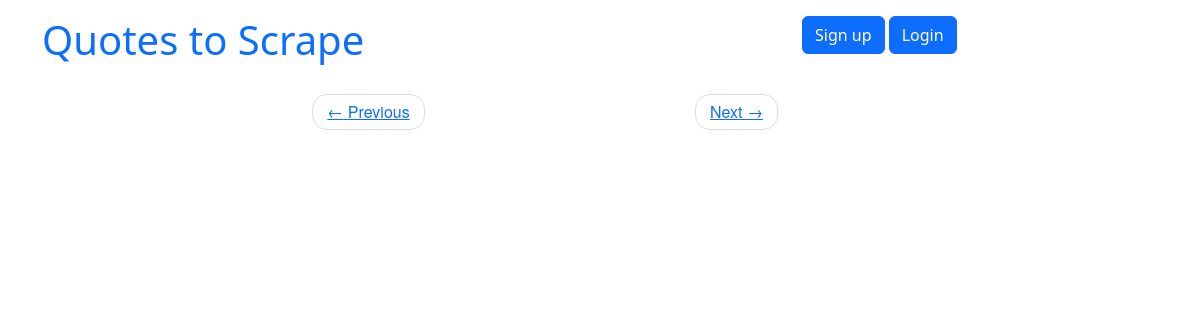
Page /52 on the earlier database version.
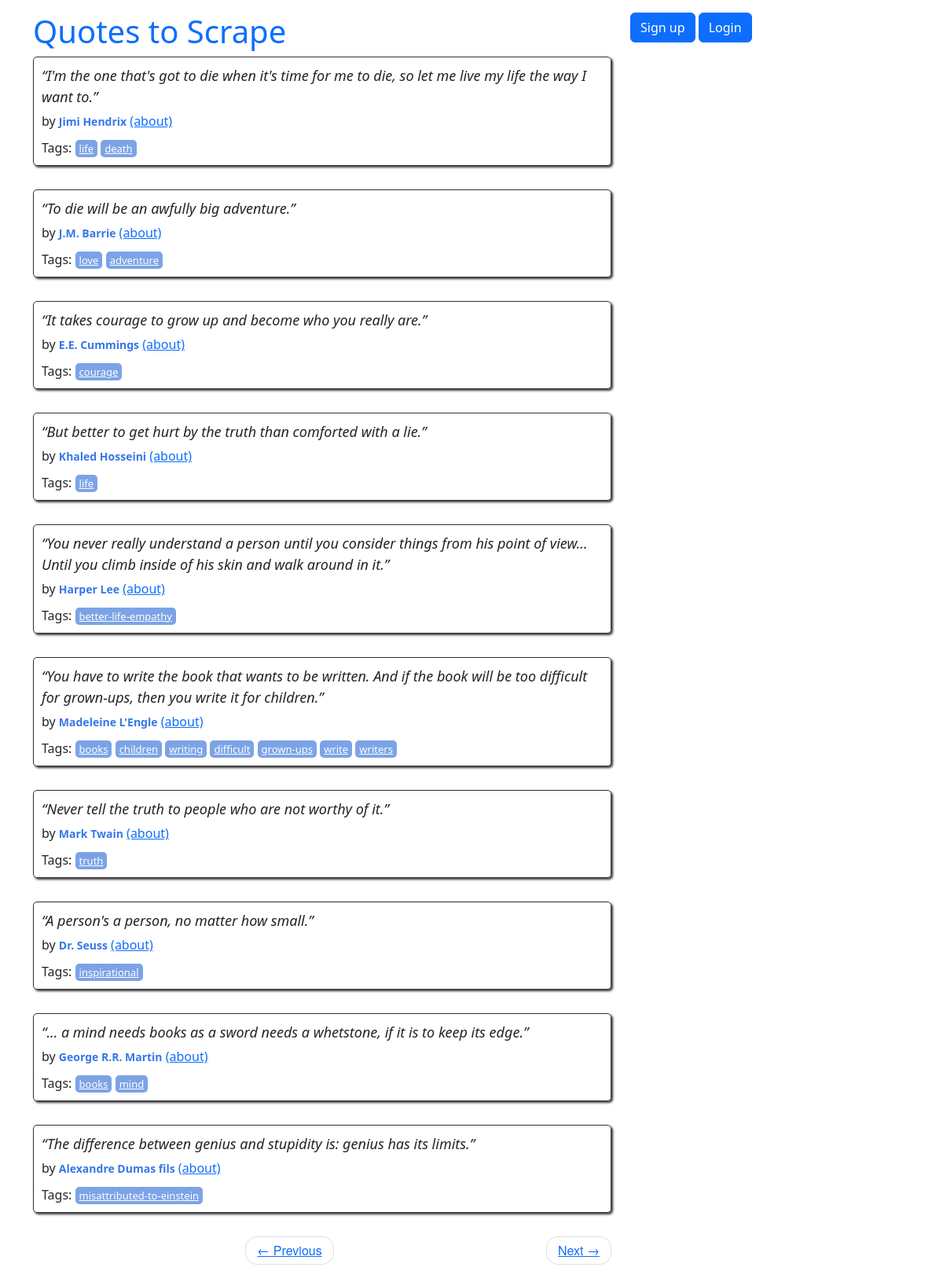
Same page on the later database version.
### quotes/models.py (models this page shows, shortened)
class Quote(models.Model):
    quote = models.TextField()
    tags = models.ManyToManyField(Tag)
    author = models.ForeignKey(Author, on_delete=models.CASCADE, default=None, null=True)
    created_at = models.DateTimeField(auto_now_add=True)

class Author(models.Model):
    fullname = models.CharField(max_length=50)
    born_date = models.CharField(max_length=50)
    born_location = models.CharField(max_length=150)
    description = models.TextField()
    created_at = models.DateTimeField(auto_now_add=True)

class Tag(models.Model):
    name = models.CharField(max_length=30, null=False, unique=True)

### quotes/views.py (the view)
# urls.py: path('', views.main, name='root'),
def main(request, page=1):
    quotes = Quote.objects.order_by('id')
    per_page = 10
    paginator = Paginator(quotes, per_page)
    try:
        quotes_on_page = paginator.page(page)
    except EmptyPage:
        quotes_on_page = paginator.page(paginator.num_pages)
    return render(request, 'quotes/index.html', context={'quotes': quotes_on_page})

### quotes/templates/quotes/index.html
{% extends 'quotes/base.html' %}
{% load extract %}
{% block content %}
<div class="row">
    <div class="col-md-8">
        {% for quote in quotes %}
        <div class="quote" itemscope="">
            <span class="text" itemprop="text">{{quote.quote}}</span>
            <span>by <small class="author" itemprop="author">{{quote.author.fullname}}</small>
            <a href="/author/{{quote.author.id}}">(about)</a>
            </span>
            <div class="tags">
                Tags:
                {% for tag in quote.tags.all %}
                <a class="tag" href="/tag/{{tag.name}}">{{tag.name}}</a>
                {% endfor %}
            </div>
        </div>
        {% endfor %}
        <nav>
            <ul class="pager">
                <li class="previous">
                    <a class="{% if not quotes.has_previous %} disabled {% endif %}"
                       href="{% if quotes.has_previous %} {% url 'quotes:root_paginate' quotes.previous_page_number %} {% else %} # {% endif %}">
                        <span aria-hidden="true">←</span> Previous
                    </a>
                </li>
                <li class="next">
                    <a class="{% if not quotes.has_next %} disabled {% endif %}"
                       href="{% if quotes.has_next %} {% url 'quotes:root_paginate' quotes.next_page_number %} {% else %} # {% endif %}">
                        Next <span aria-hidden="true">→</span></a>
                </li>
            </ul>
        </nav>
    </div>
</div>
{% endblock %}

### quotes/templates/quotes/base.html (shortened to what this page needs)
<!doctype html>
<html lang="en">
<head>
    <link href="https://cdn.jsdelivr.net/npm/bootstrap@5.3.2/dist/css/bootstrap.min.css" rel="stylesheet"
>
    {% load static %}
    <link rel="stylesheet" href="{% static 'quotes/main_style.css'%}">
</head>
<body>
    <div class="container">
        <div class="row header-box pt-3">
            <div class="col-md-8">
                <h1>
                    <a href="/" style="text-decoration: none">Quotes to Scrape</a>
                </h1>
            </div>
            <div class="col-md-4">
                <p>
                    {% if user.is_authenticated %}
                    <a href="{% url 'users:logout'%}" class="btn btn-primary">Logout</a>
                    {% else %}
                    <a href="{% url 'users:signup'%}" class="btn btn-primary">Sign up</a>
                    <a href="{% url 'users:signin'%}" class="btn btn-primary">Login</a>
                    {% endif %}
                </p>
            </div>
        </div>
    {% block content %} {% endblock %}
    </div>
</body>
</html>

### quotes/static/quotes/main_style.css (style rules this page uses)
.quote { padding: 10px; margin-bottom: 30px; border: 1px solid #333333; border-radius: 5px; box-shadow: 2px 2px 3px #333333; }
.quote span.text { display: block; margin-bottom: 5px; font-size: large; font-style: italic; }
.quote small.author { font-weight: bold; color: #3677E8; }
.quote .tags { margin-top: 10px; }
.tag { padding: 2px 5px; border-radius: 5px; color: white; font-size: small; background-color: #7CA3E6; }
.pager { font-family: "Raleway","Helvetica Neue",Helvetica,Arial,sans-serif; }
.pager li { display: inline; }
.pager { padding-left: 0; margin: 22px 0; list-style: none; text-align: center; }
.pager .next>a, .pager .next>span { float: right; }
.pager li>a, .pager li>span { display: inline-block; padding: 5px 14px; background-color: #ffffff; border: 1px solid #dddddd; border-radius: 15px; }

Differences in the rows shown:
added Quote: quote "“I'm the one that's got to die when it's time for me to die, so let me live my life the way I want to.”", author.fullname "Jimi Hendrix"
added Tag: name "life"
added Tag: name "death", shown under "Jimi Hendrix"
added Quote: quote "“To die will be an awfully big adventure.”", author.fullname "J.M. Barrie"
added Tag: name "love", shown under "“To die will be an awfully big adventure.”"
added Tag: name "adventure", shown under "“To die will be an awfully big adventure.”"
added Quote: quote "“It takes courage to grow up and become who you really are.”", author.fullname "E.E. Cummings"
added Tag: name "courage", shown under "“It takes courage to grow up and become who you really are.”"
added Quote: quote "“But better to get hurt by the truth than comforted with a lie.”", author.fullname "Khaled Hosseini"
added Quote: quote "“You never really understand a person until you consider things from his point of view... Until you climb inside of his skin and walk around in it.”", author.fullname "Harper Lee"
added Tag: name "better-life-empathy", shown under "Harper Lee"
added Quote: quote "“You have to write the book that wants to be written. And if the book will be too difficult for grown-ups, then you write it for children.”", author.fullname "Madeleine L'Engle"
added Tag: name "books"
added Tag: name "children", shown under "Madeleine L'Engle"
added Tag: name "writing", shown under "Madeleine L'Engle"
added Tag: name "difficult", shown under "Madeleine L'Engle"
added Tag: name "grown-ups", shown under "Madeleine L'Engle"
added Tag: name "write", shown under "Madeleine L'Engle"
added Tag: name "writers", shown under "Madeleine L'Engle"
added Quote: quote "“Never tell the truth to people who are not worthy of it.”", author.fullname "Mark Twain"
added Tag: name "truth", shown under "“Never tell the truth to people who are not worthy of it.”"
added Quote: quote "“A person's a person, no matter how small.”", author.fullname "Dr. Seuss"
added Tag: name "inspirational", shown under "“A person's a person, no matter how small.”"
added Quote: quote "“... a mind needs books as a sword needs a whetstone, if it is to keep its edge.”", author.fullname "George R.R. Martin"
added Tag: name "mind", shown under "George R.R. Martin"
added Quote: quote "“The difference between genius and stupidity is: genius has its limits.”", author.fullname "Alexandre Dumas fils"
added Tag: name "misattributed-to-einstein", shown under "“The difference between genius and stupidity is: genius has its limits.”"
